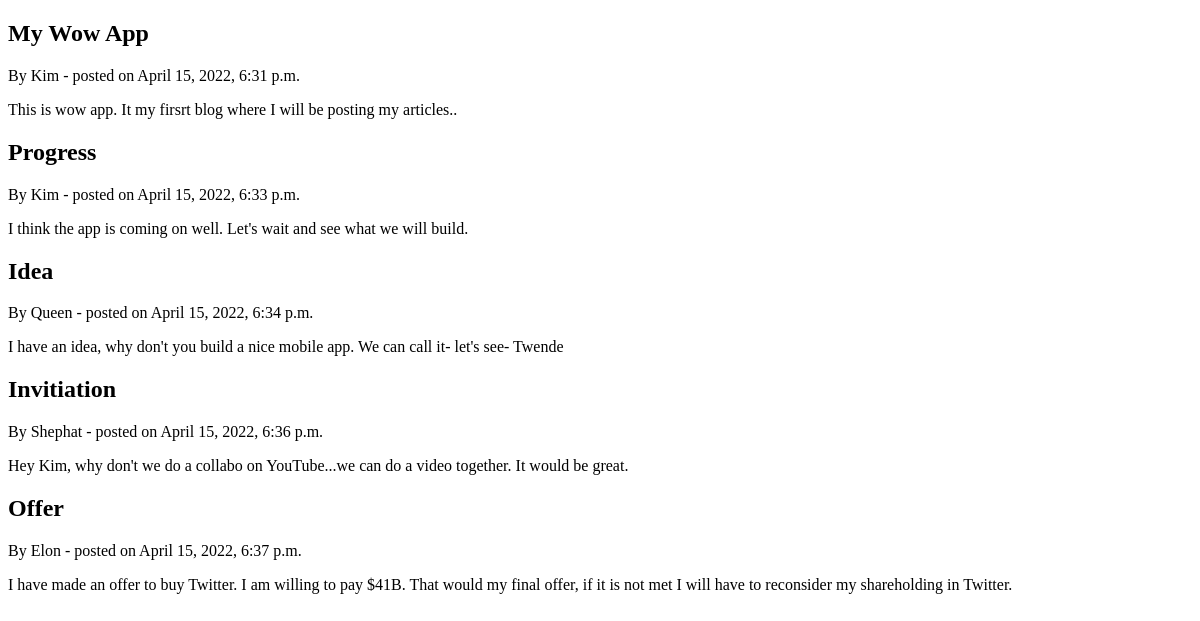
The app's page /, older data.
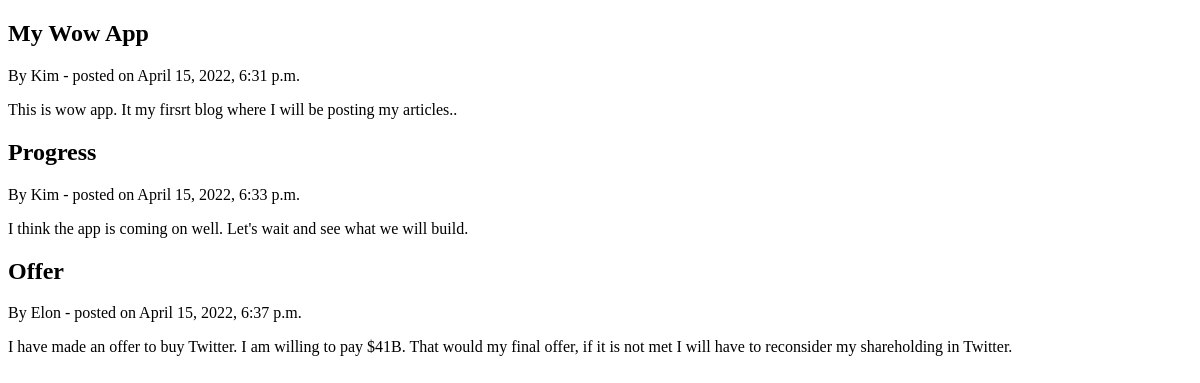
The same page, newer data.
### blogapp/models.py (models this page shows, shortened)
class Post(models.Model):
    title = models.CharField(max_length=100)
    content = models.TextField()
    date_posted = models.DateTimeField(default=timezone.now)
    author = models.ForeignKey(User, on_delete=models.CASCADE)

### blogapp/views.py (the view)
# urls.py: 2. Add a URL to urlpatterns:  path('', views.home, name='home')
def home(request):
    context = {
        'posts': Post.objects.all()
    }
    return render(request, 'blogapp/home.html', context)

### blogapp/templates/blogapp/home.html (shortened to what this page needs)
<!DOCTYPE html>
<html lang="en">
<head>
</head>
<body>
     {% for post in posts %}
          <h2>{{post.title}}</h2>
          <p>By {{post.author}} - posted on {{post.date_posted}}</p>
          <p>{{post.content}}</p>
     {% endfor %}
</body>
</html>

Row changes from the older to the newer data that the page shows:
removed Post: title "Idea", author "Queen", date_posted "April 15, 2022, 6:34 p.m.", content "I have an idea, why don't you build a nice mobile app. We can call it- let's see- Twende"
removed Post: title "Invitiation", author "Shephat", date_posted "April 15, 2022, 6:36 p.m.", content "Hey Kim, why don't we do a collabo on YouTube...we can do a video together. It would be great."
